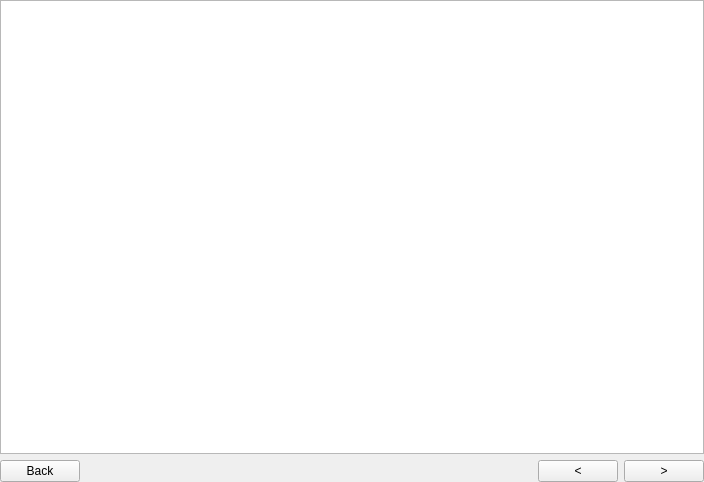
<?xml version="1.0" encoding="UTF-8"?>
<ui version="4.0">
 <class>DuplicatePage</class>
 <widget class="QWidget" name="DuplicatePage">
  <property name="geometry">
   <rect>
    <x>0</x>
    <y>0</y>
    <width>704</width>
    <height>482</height>
   </rect>
  </property>
  <property name="windowTitle">
   <string>Form</string>
  </property>
  <layout class="QVBoxLayout" name="verticalLayout">
   <property name="margin">
    <number>0</number>
   </property>
   <item>
    <widget class="ThumbView" name="thumbView">
     <property name="backgroundBrush">
      <brush brushstyle="SolidPattern">
       <color alpha="255">
        <red>0</red>
        <green>0</green>
        <blue>0</blue>
       </color>
      </brush>
     </property>
     <property name="dragMode">
      <enum>QGraphicsView::RubberBandDrag</enum>
     </property>
    </widget>
   </item>
   <item>
    <layout class="QHBoxLayout" name="horizontalLayout">
     <item>
      <widget class="QPushButton" name="backButton">
       <property name="text">
        <string>Back</string>
       </property>
      </widget>
     </item>
     <item>
      <spacer name="spacer">
       <property name="orientation">
        <enum>Qt::Horizontal</enum>
       </property>
       <property name="sizeHint" stdset="0">
        <size>
         <width>40</width>
         <height>20</height>
        </size>
       </property>
      </spacer>
     </item>
     <item>
      <widget class="QPushButton" name="prevButton">
       <property name="text">
        <string>&lt;</string>
       </property>
      </widget>
     </item>
     <item>
      <widget class="QPushButton" name="nextButton">
       <property name="text">
        <string>&gt;</string>
       </property>
      </widget>
     </item>
    </layout>
   </item>
  </layout>
 </widget>
 <customwidgets>
  <customwidget>
   <class>ThumbView</class>
   <extends>QGraphicsView</extends>
   <header location="global">thumb_view.h</header>
  </customwidget>
 </customwidgets>
 <resources/>
 <connections/>
</ui>
